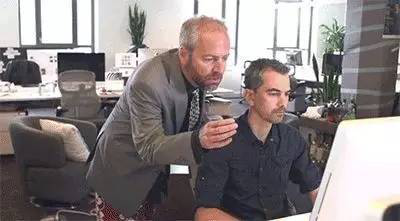
#> input picture book-pycv/10-opencv/img/p2.png, 400 x 221 px
$ python 01-basic.py
#> lines starting #> are read from the running program, lines starting #| are printed output that depends on the picture
import cv2
from numpy import *

im = cv2.imread('img/p2.png')
#> im is the input picture: shape (221, 400, 3); mean B, G, R 130.7, 130.4, 138.3
h,w = im.shape[:2]
#> h = 221; w = 400
print(h,w)
#| 221 400

cv2.imwrite('result.png',im)

# opencv中按照BGR的顺序进行存储
# BGR转灰度图像
gray = cv2.cvtColor(im, cv2.COLOR_BGR2GRAY)
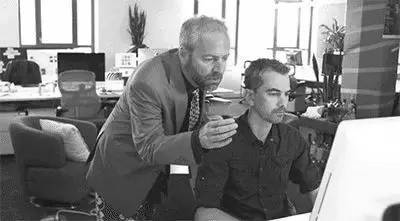
#> gray: shape (221, 400); min 0, max 255, mean 132.8

# 计算积分图像
intim = cv2.integral(gray)
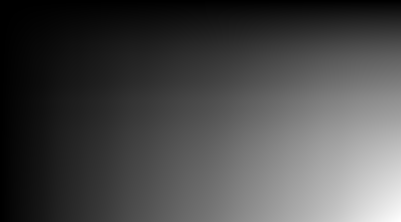
#> intim: shape (222, 401) int32; min 0, max 11737695, mean 3406947.5; drawn with min black and max white

# 归一化并保存
intim = (255.0*intim)/intim.max()
cv2.imwrite('img/result.png',intim)

cv2.imshow('test',gray)
cv2.waitKey(0)
cv2.destroyAllWindows()
